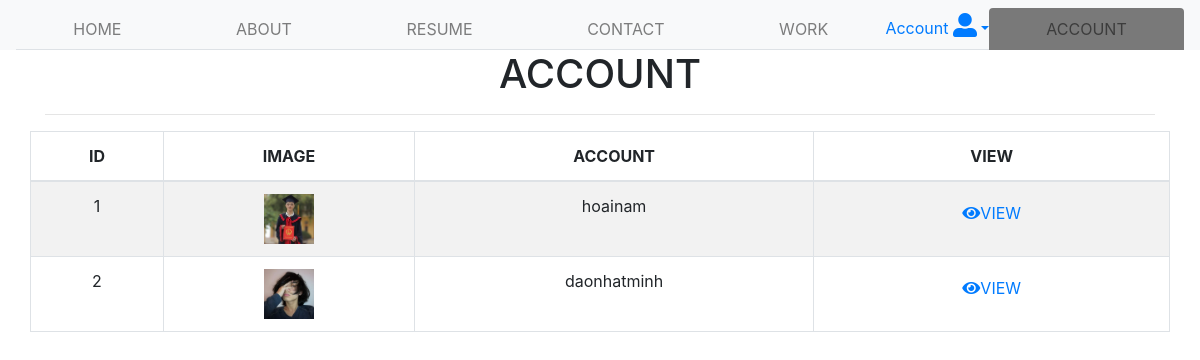
The page /php/account.php on the database its author committed.
### tables this page shows
CREATE TABLE `account` (
  `id` int(11) NOT NULL,
  `image` char(100) NOT NULL,
  `account` varchar(100) NOT NULL,
  `password` char(50) NOT NULL
);

### php/account.php (the view, shortened to what this page needs)
<!doctype html>
<html lang="en">
  <head>
    <link rel="stylesheet" href="https://stackpath.bootstrapcdn.com/bootstrap/4.3.1/css/bootstrap.min.css">
    <link rel="stylesheet" href="https://pro.fontawesome.com/releases/v5.10.0/css/all.css"/>
  </head>
  <?php
    $host='localhost';
    $uer='root';
    $pass='';
    $db_name='cv';
    $conn=mysqli_connect($host,$uer,$pass,$db_name);
    $sql="select * from account where id>0";
            if($result = mysqli_query($conn, $sql)){
                if(mysqli_num_rows($result) > 0){
    ?>
<body class="">
    <?php include("headeruser.php"); ?>
    <div class="container ">
    <h1>ACCOUNT</h1>
    <hr>
            <div class="row ">
                <table class='table table-bordered table-striped' style="text-align:center">
                    <thead>
                        <tr>
                            <th>ID</th>
                            <th>IMAGE</th>
                            <th>ACCOUNT</th>
                            <th>VIEW</th>
                        </tr>
                    </thead>
                    <tbody>
                    <?php
                    while ($post=mysqli_fetch_array($result)) {
                    ?>
                        <tr>
                            <td><?php echo $post['id'] ?></td>
                            <td><img src="../image/<?php echo $post['image'] ?>" style="width:50px;height:50px" alt=""></td>
                            <td><?php echo $post['account'] ?></td>
                            <td><button type="button" class="btn btn-link"><a href="Homeuser.php?id='<?php  echo $post['id']?>'"  title='Update Record' data-toggle='tooltip'><i class="fas fa-eye"></i>VIEW</a></button></td>
                        </tr>
                    <?php
                    }
                    ?>
                    </tbody>
                </table>
            </div>
    </div>
<?php
        }
    }
?>
    <?php include("footer.php") ?></body>
  </body>
</html>

### php/account.php (style rules this page uses)
h1 { text-align: center; }

### rows shown on the page
account: id "1", image (picture), account "hoainam"
account: id "2", image (picture), account "daonhatminh"
